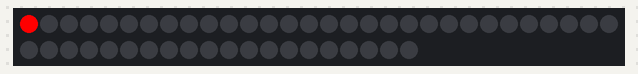
This sketch was run on a simulated Arduino Uno, built with avr-gcc and run on an emulated ATmega328P. Shown: 50 RGB LEDs in strip order, left to right, continuing on the next row.

Above: at 0.15 s.
At 5.11 s:
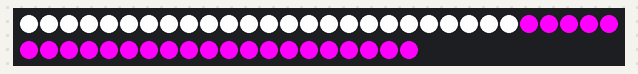
At 10.07 s:
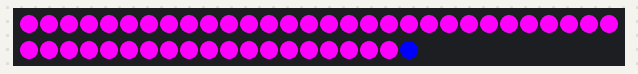
At 19.99 s:
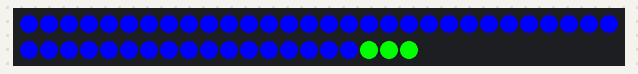
At 29.9 s:
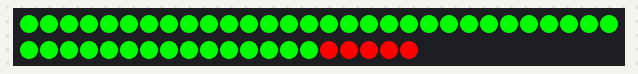
At 39.82 s:
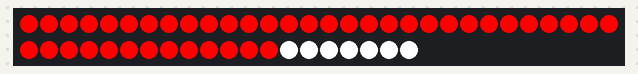

The sketch:

fullLoop.ino
```cpp
#include <Adafruit_NeoPixel.h>

int inputPin = 2;
int numberOfLights = 50;
int updateSpeed = 20;
int lightStrength = 255;

Adafruit_NeoPixel strip = Adafruit_NeoPixel(numberOfLights, inputPin, NEO_GRB + NEO_KHZ800);

void setup() {
  strip.begin();
}

void changeColorForAllLights(uint32_t color) {
  for (int lightIndex = 0; lightIndex < numberOfLights; lightIndex++) {
    strip.setPixelColor(lightIndex, color);
    strip.show();
    delay(updateSpeed);
  }
}

void loop() {

  uint32_t green = strip.Color(lightStrength, 0, 0);
  uint32_t red = strip.Color(0, lightStrength, 0);
  uint32_t blue = strip.Color(0, 0, lightStrength);
  uint32_t magenta = strip.Color(lightStrength, 0, lightStrength);
  uint32_t white = strip.Color(lightStrength, lightStrength, lightStrength);

  changeColorForAllLights(green);
  changeColorForAllLights(red);
  changeColorForAllLights(blue);
  changeColorForAllLights(magenta);
  changeColorForAllLights(white);
  strip.show();
}
```
